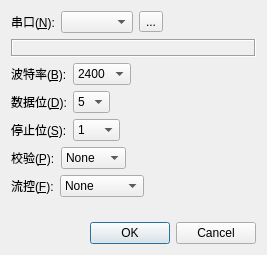
<?xml version="1.0" encoding="UTF-8"?>
<ui version="4.0">
 <class>DialogParams</class>
 <widget class="QDialog" name="DialogParams">
  <property name="geometry">
   <rect>
    <x>0</x>
    <y>0</y>
    <width>267</width>
    <height>255</height>
   </rect>
  </property>
  <property name="windowTitle">
   <string>Dialog</string>
  </property>
  <layout class="QVBoxLayout" name="verticalLayout">
   <item>
    <layout class="QHBoxLayout" name="horizontalLayout">
     <item>
      <widget class="QLabel" name="label">
       <property name="text">
        <string>串口(&amp;N):</string>
       </property>
       <property name="buddy">
        <cstring>comboBoxName</cstring>
       </property>
      </widget>
     </item>
     <item>
      <widget class="QComboBox" name="comboBoxName"/>
     </item>
     <item>
      <widget class="QToolButton" name="toolButton">
       <property name="text">
        <string>...</string>
       </property>
      </widget>
     </item>
     <item>
      <spacer name="horizontalSpacer">
       <property name="orientation">
        <enum>Qt::Horizontal</enum>
       </property>
       <property name="sizeHint" stdset="0">
        <size>
         <width>40</width>
         <height>20</height>
        </size>
       </property>
      </spacer>
     </item>
    </layout>
   </item>
   <item>
    <widget class="QLabel" name="labelPortDesc">
     <property name="frameShape">
      <enum>QFrame::Box</enum>
     </property>
     <property name="frameShadow">
      <enum>QFrame::Sunken</enum>
     </property>
     <property name="text">
      <string/>
     </property>
    </widget>
   </item>
   <item>
    <layout class="QHBoxLayout" name="horizontalLayout_5">
     <item>
      <widget class="QLabel" name="label_5">
       <property name="text">
        <string>波特率(&amp;B):</string>
       </property>
       <property name="buddy">
        <cstring>comboBoxBaudrate</cstring>
       </property>
      </widget>
     </item>
     <item>
      <widget class="QComboBox" name="comboBoxBaudrate">
       <item>
        <property name="text">
         <string>2400</string>
        </property>
       </item>
       <item>
        <property name="text">
         <string>4800</string>
        </property>
       </item>
       <item>
        <property name="text">
         <string>9600</string>
        </property>
       </item>
      </widget>
     </item>
     <item>
      <spacer name="horizontalSpacer_5">
       <property name="orientation">
        <enum>Qt::Horizontal</enum>
       </property>
       <property name="sizeHint" stdset="0">
        <size>
         <width>40</width>
         <height>20</height>
        </size>
       </property>
      </spacer>
     </item>
    </layout>
   </item>
   <item>
    <layout class="QHBoxLayout" name="horizontalLayout_4">
     <item>
      <widget class="QLabel" name="label_6">
       <property name="text">
        <string>数据位(&amp;D):</string>
       </property>
       <property name="buddy">
        <cstring>comboBoxDatabits</cstring>
       </property>
      </widget>
     </item>
     <item>
      <widget class="QComboBox" name="comboBoxDatabits">
       <item>
        <property name="text">
         <string>5</string>
        </property>
       </item>
       <item>
        <property name="text">
         <string>6</string>
        </property>
       </item>
       <item>
        <property name="text">
         <string>7</string>
        </property>
       </item>
       <item>
        <property name="text">
         <string>8</string>
        </property>
       </item>
      </widget>
     </item>
     <item>
      <spacer name="horizontalSpacer_6">
       <property name="orientation">
        <enum>Qt::Horizontal</enum>
       </property>
       <property name="sizeHint" stdset="0">
        <size>
         <width>163</width>
         <height>17</height>
        </size>
       </property>
      </spacer>
     </item>
    </layout>
   </item>
   <item>
    <layout class="QHBoxLayout" name="horizontalLayout_3">
     <item>
      <widget class="QLabel" name="label_7">
       <property name="text">
        <string>停止位(&amp;S):</string>
       </property>
       <property name="buddy">
        <cstring>comboBoxStopbits</cstring>
       </property>
      </widget>
     </item>
     <item>
      <widget class="QComboBox" name="comboBoxStopbits">
       <item>
        <property name="text">
         <string>1</string>
        </property>
       </item>
       <item>
        <property name="text">
         <string>2</string>
        </property>
       </item>
       <item>
        <property name="text">
         <string>1.5</string>
        </property>
       </item>
      </widget>
     </item>
     <item>
      <spacer name="horizontalSpacer_7">
       <property name="orientation">
        <enum>Qt::Horizontal</enum>
       </property>
       <property name="sizeHint" stdset="0">
        <size>
         <width>163</width>
         <height>17</height>
        </size>
       </property>
      </spacer>
     </item>
    </layout>
   </item>
   <item>
    <layout class="QHBoxLayout" name="horizontalLayout_2">
     <item>
      <widget class="QLabel" name="label_8">
       <property name="text">
        <string>校验(&amp;P):</string>
       </property>
       <property name="buddy">
        <cstring>comboBoxParity</cstring>
       </property>
      </widget>
     </item>
     <item>
      <widget class="QComboBox" name="comboBoxParity">
       <item>
        <property name="text">
         <string>None</string>
        </property>
       </item>
       <item>
        <property name="text">
         <string>Even</string>
        </property>
       </item>
       <item>
        <property name="text">
         <string>Odd</string>
        </property>
       </item>
       <item>
        <property name="text">
         <string>Space</string>
        </property>
       </item>
       <item>
        <property name="text">
         <string>Mark</string>
        </property>
       </item>
      </widget>
     </item>
     <item>
      <spacer name="horizontalSpacer_8">
       <property name="orientation">
        <enum>Qt::Horizontal</enum>
       </property>
       <property name="sizeHint" stdset="0">
        <size>
         <width>163</width>
         <height>17</height>
        </size>
       </property>
      </spacer>
     </item>
    </layout>
   </item>
   <item>
    <layout class="QHBoxLayout" name="horizontalLayout_6">
     <item>
      <widget class="QLabel" name="label_11">
       <property name="text">
        <string>流控(&amp;F):</string>
       </property>
       <property name="buddy">
        <cstring>comboBoxFlowctrl</cstring>
       </property>
      </widget>
     </item>
     <item>
      <widget class="QComboBox" name="comboBoxFlowctrl">
       <item>
        <property name="text">
         <string>None</string>
        </property>
       </item>
       <item>
        <property name="text">
         <string>Hardware</string>
        </property>
       </item>
       <item>
        <property name="text">
         <string>Software</string>
        </property>
       </item>
      </widget>
     </item>
     <item>
      <spacer name="horizontalSpacer_10">
       <property name="orientation">
        <enum>Qt::Horizontal</enum>
       </property>
       <property name="sizeHint" stdset="0">
        <size>
         <width>114</width>
         <height>17</height>
        </size>
       </property>
      </spacer>
     </item>
    </layout>
   </item>
   <item>
    <spacer name="verticalSpacer">
     <property name="orientation">
      <enum>Qt::Vertical</enum>
     </property>
     <property name="sizeHint" stdset="0">
      <size>
       <width>20</width>
       <height>15</height>
      </size>
     </property>
    </spacer>
   </item>
   <item>
    <widget class="QDialogButtonBox" name="buttonBox">
     <property name="orientation">
      <enum>Qt::Horizontal</enum>
     </property>
     <property name="standardButtons">
      <set>QDialogButtonBox::Cancel|QDialogButtonBox::Ok</set>
     </property>
    </widget>
   </item>
  </layout>
 </widget>
 <tabstops>
  <tabstop>comboBoxName</tabstop>
  <tabstop>comboBoxBaudrate</tabstop>
  <tabstop>comboBoxDatabits</tabstop>
  <tabstop>comboBoxStopbits</tabstop>
  <tabstop>comboBoxParity</tabstop>
  <tabstop>comboBoxFlowctrl</tabstop>
  <tabstop>toolButton</tabstop>
 </tabstops>
 <resources/>
 <connections>
  <connection>
   <sender>buttonBox</sender>
   <signal>accepted()</signal>
   <receiver>DialogParams</receiver>
   <slot>accept()</slot>
   <hints>
    <hint type="sourcelabel">
     <x>338</x>
     <y>324</y>
    </hint>
    <hint type="destinationlabel">
     <x>157</x>
     <y>274</y>
    </hint>
   </hints>
  </connection>
  <connection>
   <sender>buttonBox</sender>
   <signal>rejected()</signal>
   <receiver>DialogParams</receiver>
   <slot>reject()</slot>
   <hints>
    <hint type="sourcelabel">
     <x>406</x>
     <y>330</y>
    </hint>
    <hint type="destinationlabel">
     <x>286</x>
     <y>274</y>
    </hint>
   </hints>
  </connection>
 </connections>
</ui>
